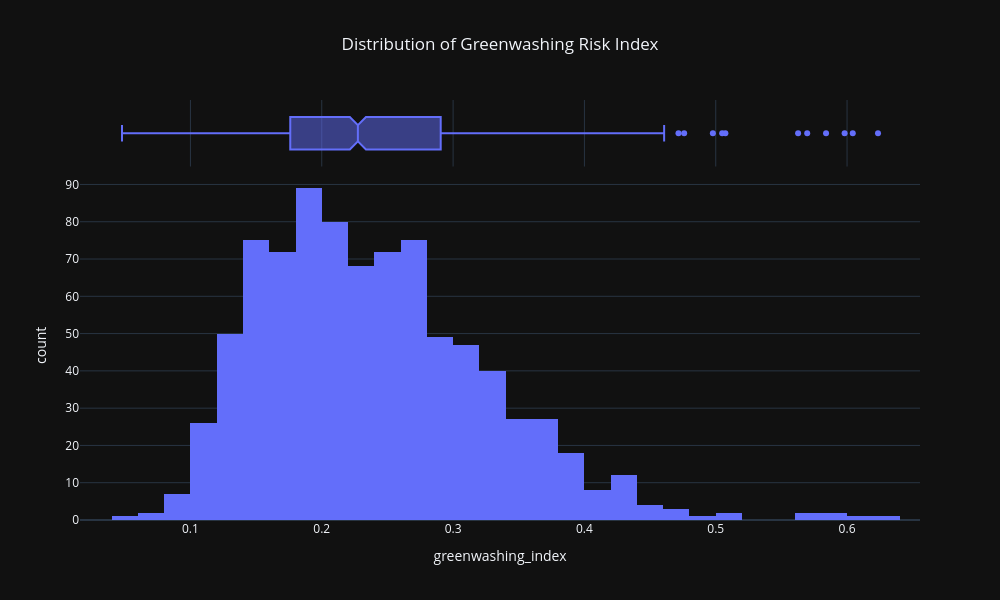

Here is the notebook cell this chart was saved with:
### Code cell
import plotly.express as px

fig = px.histogram(
    merged_df_scaled,
    x="greenwashing_index",
    nbins=30,
    title="Distribution of Greenwashing Risk Index",
    template="plotly_dark",
    marginal="box"
)

fig.update_layout(
    width=1000,
    height=600,
    title_x=0.5
)

fig.show()

### Figure 1 — Plotly figure (JSON) as saved in the notebook; plotly's stock layout.template omitted (floating-point values rounded to 4 significant figures; data arrays with more than 128 entries replaced by an {"elided": "..."} marker saying what was removed)
{"data": [{"bingroup": "x", "hovertemplate": "greenwashing_index=%{x}<br>count=%{y}<extra></extra>", "legendgroup": "", "marker": {"color": "#636efa", "pattern": {"shape": ""}}, "name": "", "nbinsx": 30, "orientation": "v", "showlegend": false, "type": "histogram", "x": {"elided": "862 float values"}, "xaxis": "x", "yaxis": "y"}, {"hovertemplate": "greenwashing_index=%{x}<extra></extra>", "legendgroup": "", "marker": {"color": "#636efa"}, "name": "", "notched": true, "showlegend": false, "type": "box", "x": {"elided": "862 float values"}, "xaxis": "x2", "yaxis": "y2"}], "layout": {"barmode": "relative", "height": 600, "legend": {"tracegroupgap": 0}, "title": {"text": "Distribution of Greenwashing Risk Index", "x": 0.5}, "width": 1000, "xaxis": {"anchor": "y", "domain": [0, 1], "title": {"text": "greenwashing_index"}}, "xaxis2": {"anchor": "y2", "domain": [0, 1], "matches": "x", "showgrid": true, "showticklabels": false}, "yaxis": {"anchor": "x", "domain": [0, 0.8316], "title": {"text": "count"}}, "yaxis2": {"anchor": "x2", "domain": [0.8416, 1], "matches": "y2", "showgrid": false, "showline": false, "showticklabels": false, "ticks": ""}}}
